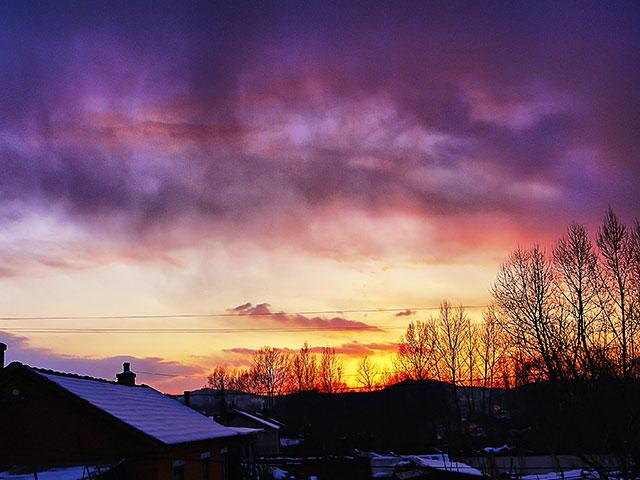
#> input picture PictureReading/coloredPicDatas/se.jpg, 640 x 480 px
$ python colorPicProcess.py
#> lines starting #> are read from the running program, lines starting #| are printed output that depends on the picture
### PictureReading/PictureProcessing.py
# -*- coding = utf-8 -*-
# @Time : 2021/5/12 18:54
# @Author : SBP
# @File : PictureProcessing.py
# @Software : PyCharm

from PIL import Image
import numpy as np
from matplotlib import pyplot as plt

Lenth, Width = 640, 480
BLACK = [0, 0, 0]
RED = [255, 0, 0]
WHITE = [255, 255, 255]


###################### Load Picture ##############################3
# LoadPicture
# Return Image and ImageRGB
# [4 lines left out: function LoadPicture, not called in this run]


# Picture2RGBarray
# Return ImageRGB Array
def Picture2RGBarray(path):
#> called with path = './coloredPicDatas/se.jpg'
    ImageRGB = Image.open(path).convert('RGB')
#> ImageRGB is the input picture: PIL image 640x480 RGB; mean R, G, B 119.3, 86, 102
    ImageRGB_Array = np.array(ImageRGB)
    return ImageRGB_Array


####################### Picture processing ###########################
# create a Background with only one color
# [133 lines left out: functions CreateBackGroundArray, ReadNOTblackcolor, ReadNOTblackcolorall, getedge, Get01Array, GetRGB1pixel and 3 more, not called in this run]

# [12 lines of commented-out code are left out]

### PictureReading/colorPicProcess.py
# -*- coding = utf-8 -*-
# @Time : 2021/6/3 0:38
# @Author : SBP
# @File : colorPicProcess.py
# @Software : PyCharm

from PIL import Image
import numpy as np
from matplotlib import pyplot as plt
import PictureProcessing as PicPro

Lenth, Width = 640, 480
path = './coloredPicDatas/se.jpg'
imageArray = PicPro.Picture2RGBarray(path=path)
imageArray_16 = imageArray // 16
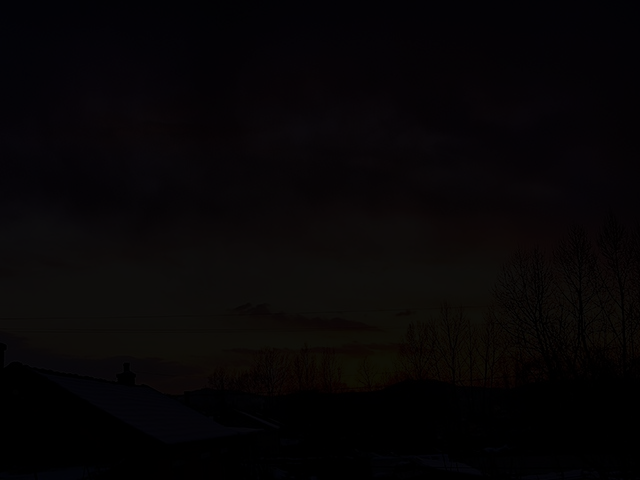
#> imageArray_16: shape (480, 640, 3); mean R, G, B 6.98, 4.92, 5.91
R = imageArray_16[:, :, 0]
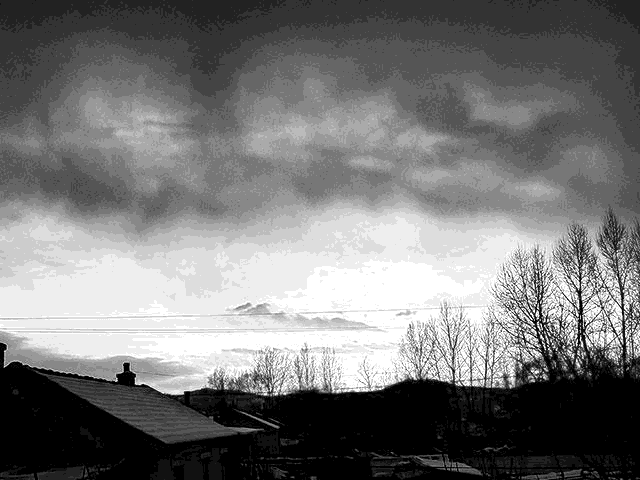
#> R: shape (480, 640); min 0, max 15, mean 6.98; drawn with min black and max white
G = imageArray_16[:, :, 1]
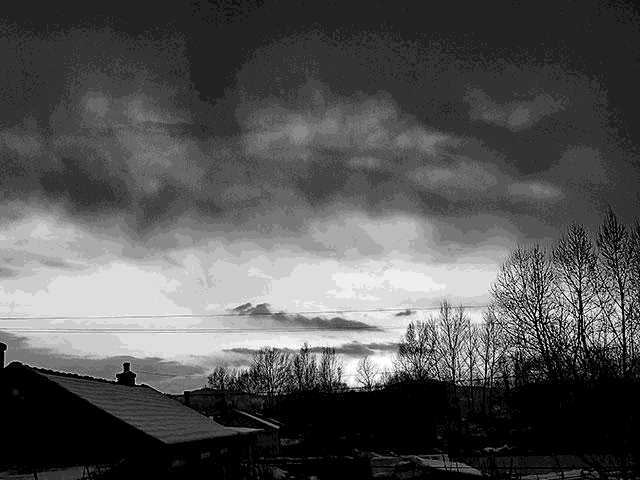
#> G: shape (480, 640); min 0, max 15, mean 4.92; drawn with min black and max white
B = imageArray_16[:, :, 2]
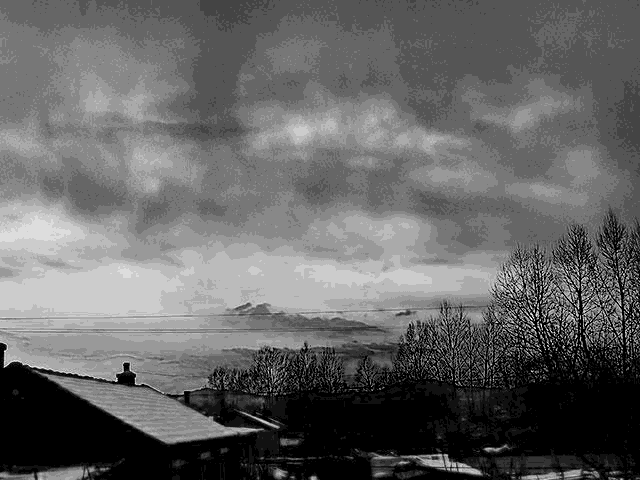
#> B: shape (480, 640); min 0, max 15, mean 5.91; drawn with min black and max white


def getbin(R):
    result = []
    for i in range(Width):
        row = []
        for j in range(Lenth):
            temp = bin(R[i, j])[2:].zfill(4)
            row.append(temp)
        result.append(row)
#> after the loop, result = 480 items
    return result


R01 = getbin(R)
#> R01 = 480 items
G01 = getbin(G)
#> G01 = 480 items
B01 = getbin(B)
#> B01 = 480 items

print(R)
#> (printed output is left out)
print(R01[0][0])
#| 0010
print(len(R01))
#| 480
print(len(R01[0]))
#| 640
savepath = './coloredse.txt'
#> (the run stopped early here; a loop or call above may not have finished)

$ run again, with PictureReading/coloredPicDatas/dog.jpg copied over PictureReading/coloredPicDatas/se.jpg
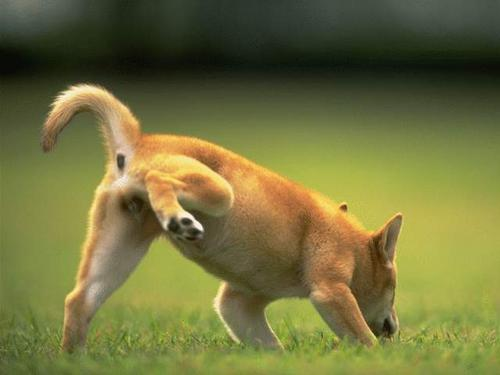
#> input picture PictureReading/coloredPicDatas/dog.jpg, 500 x 375 px
#> in Picture2RGBarray, ImageRGB is the input picture: PIL image 500x375 RGB; mean R, G, B 115, 114.2, 61.3
#> `G = imageArray_16[:, :, 1]`:
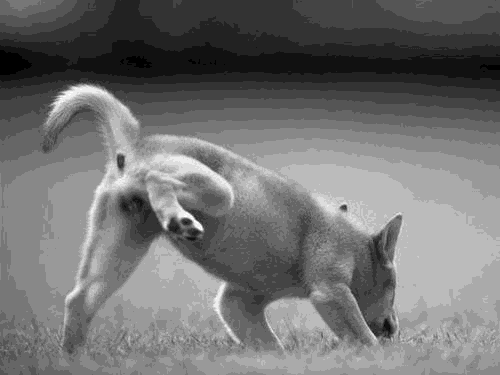
#> G: shape (375, 500); min 0, max 15, mean 6.67; drawn with min black and max white
#> `B = imageArray_16[:, :, 2]`:
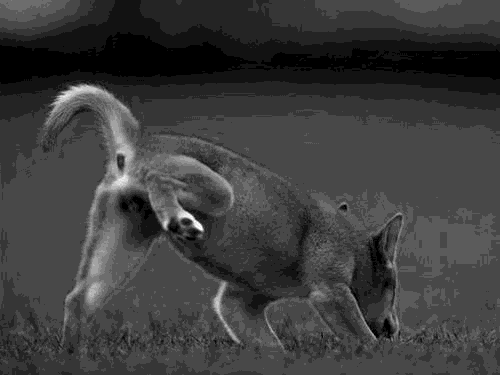
#> B: shape (375, 500); min 0, max 14, mean 3.35; drawn with min black and max white
#> after the loop in getbin, `for i in range(Width):`: result = []
